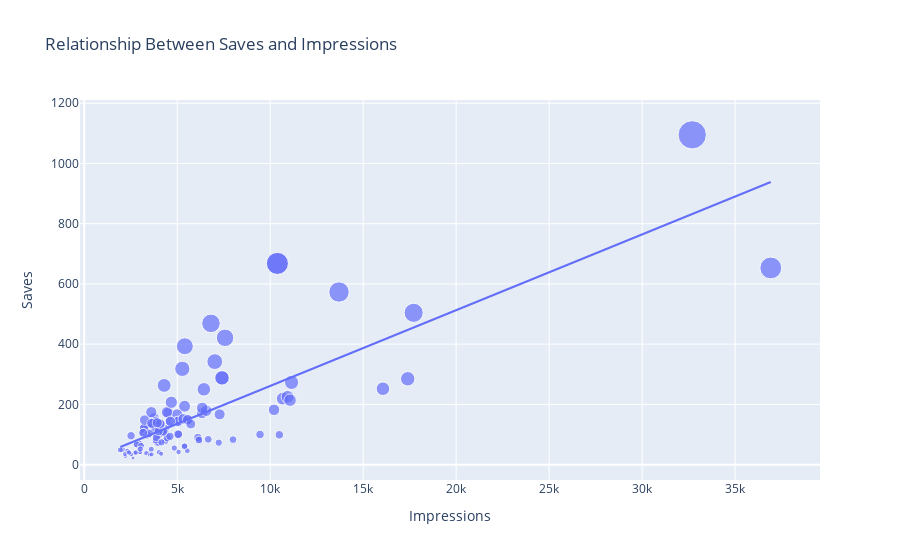

Notebook code cell kept with this figure:
### Code cell
figure = px.scatter(data_frame = data, x="Impressions",
                    y="Saves", size="Saves", trendline="ols", 
                    title = "Relationship Between Saves and Impressions")
figure.show()
